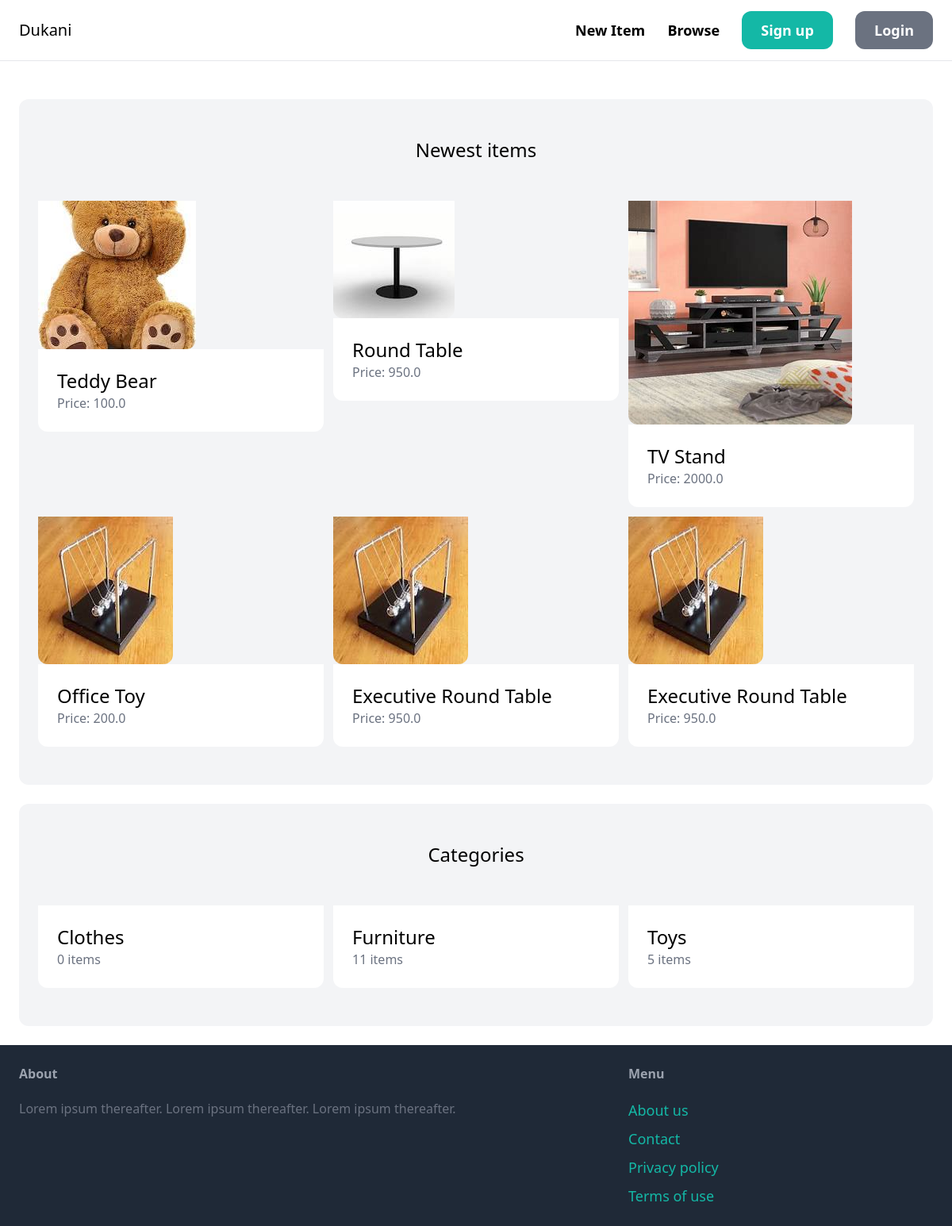
The app's page /, older data.
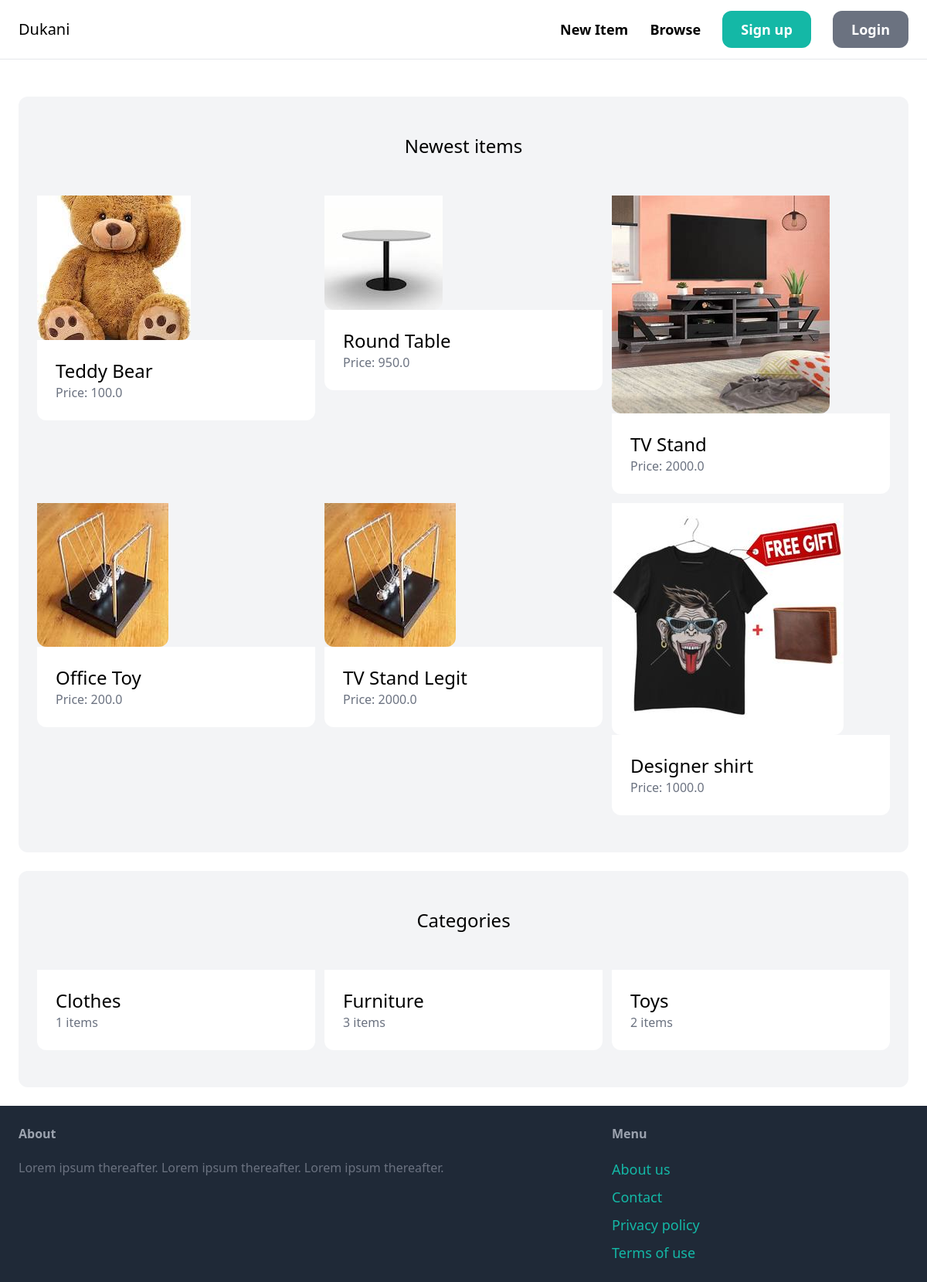
The same page, newer data.
### item/models.py (models this page shows, shortened)
class Item(models.Model):
    category = models.ForeignKey(Category, related_name='items', on_delete=models.CASCADE)
    name = models.CharField(max_length=255)
    description = models.TextField(blank=True, null=True)
    price = models.FloatField()
    image = models.ImageField(upload_to='item_images', blank=True, null=True, default='item/round_table.jpg')
    is_sold = models.BooleanField(default=False)
    created_by = models.ForeignKey(User, related_name='items', on_delete=models.CASCADE)
    created_at = models.DateTimeField(auto_now_add=True)
    class Meta:
        verbose_name_plural = 'Items'

class Category(models.Model):
    name = models.CharField(max_length=255)
    class Meta:
        ordering = ('name',)
        verbose_name_plural = 'Categories'

### core/views.py (the view)
# urls.py: path('', views.index, name='index'),
def index(request):
    items = Item.objects.filter(is_sold=False)[0:6]
    categories = Category.objects.all()
    return render(request, 'core/index.html',
                  {
                      'categories': categories,
                      'items': items,
                  })

### core/templates/core/index.html (shortened to what this page needs)
{% extends 'core/base.html' %}
{% load static %}
{% block content %}
    <div class="mt-6 px-6 py-12 bg-gray-100 rounded-xl">
        <h2 class="mb-12 text-2xl text-center">Newest items</h2>
        <div class="grid grid-cols-3 gap-3">
            {% for item in items %}
                <div>
                    <a href="{% url 'item:detail' item.id %}">
                        <div>
                            {% if item.image %}
                            <img src="{{ item.image.url }}" class="rounded-b-xl">
                            {% else %}
                            <img src="{% static 'dashboard/toy2.jpg' %}" alt="Placeholder image" class="rounded-b-xl">
                            {% endif %}
                        </div>
                        <div class="p-6 bg-white rounded-b-xl">
                            <h2 class="text-2xl">{{ item.name }}</h2>
                            <p class="text-gray-500">Price: {{ item.price }}</p>
                        </div>
                    </a>
                </div>
            {% endfor %}
        </div>
    </div>
    <div class="mt-6 px-6 py-12 bg-gray-100 rounded-xl">
        <h2 class="mb-12 text-2xl text-center">Categories</h2>
        <div class="grid grid-cols-3 gap-3">
            {% for category in categories %}
                <div>
                <a href="#">
                    <div class="p-6 bg-white rounded-b-xl">
                        <h2 class="text-2xl">{{ category.name }}</h2>
                        <p class="text-gray-500">{{ category.items.count }} items </p>
                    </div>
                </a>
            </div>
            {% endfor %}
        </div>
    </div>
{% endblock %}

Row changes from the older to the newer data that the page shows:
removed Item: name "Executive Round Table", price "950.0"
removed Item: name "Executive Round Table", price "950.0"
now on this page (row edited): Item: name "TV Stand Legit", price "2000.0"
added Item: image (picture), name "Designer shirt", price "1000.0"
computed for Category "Clothes": items.count "0" → "1"
computed for Category "Furniture": items.count "11" → "3"
computed for Category "Toys": items.count "5" → "2"
